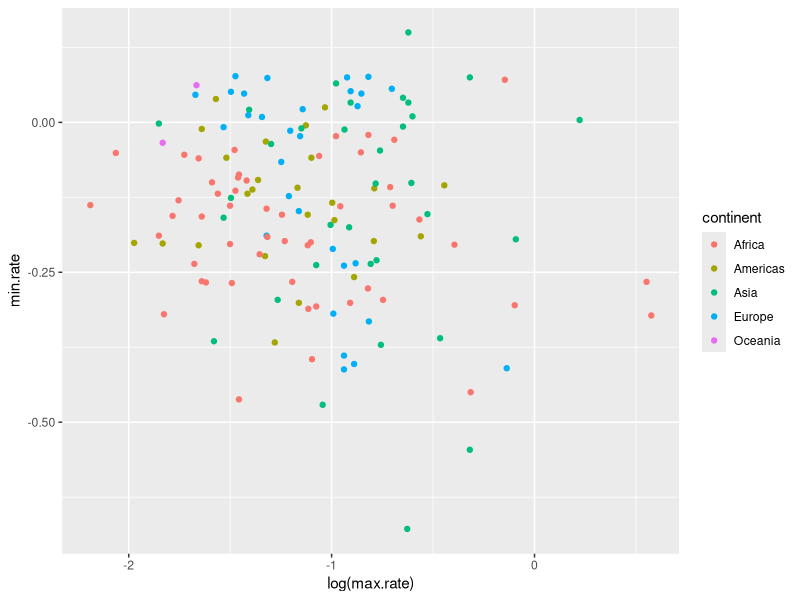

Reproduce this figure in R.
library(ggplot2)
library(gridExtra)

#Read csv file
extreme.rate.data <- read.csv("extreme_rate_data.csv", header = TRUE)

#Generate some figures

p <- ggplot(extreme.rate.data,aes(log(max.rate),min.rate)) 
p <- p + geom_point(aes(colour = continent))

ggsave("gdp_rate_plot.png", p)